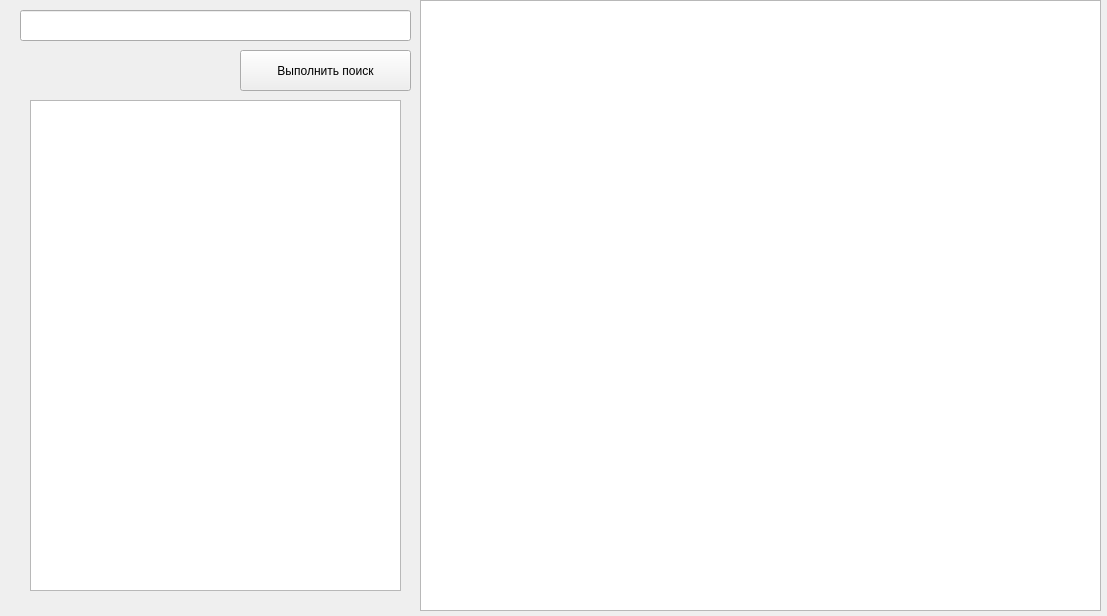
<?xml version="1.0" encoding="UTF-8"?>
<ui version="4.0">
 <class>MainWindow</class>
 <widget class="QMainWindow" name="MainWindow">
  <property name="geometry">
   <rect>
    <x>0</x>
    <y>0</y>
    <width>1107</width>
    <height>616</height>
   </rect>
  </property>
  <property name="windowTitle">
   <string>MainWindow</string>
  </property>
  <widget class="QWidget" name="centralWidget">
   <widget class="QTextEdit" name="teMain">
    <property name="geometry">
     <rect>
      <x>420</x>
      <y>0</y>
      <width>681</width>
      <height>611</height>
     </rect>
    </property>
    <property name="lineWrapMode">
     <enum>QTextEdit::WidgetWidth</enum>
    </property>
    <property name="readOnly">
     <bool>true</bool>
    </property>
   </widget>
   <widget class="QPushButton" name="btnSearch">
    <property name="geometry">
     <rect>
      <x>240</x>
      <y>50</y>
      <width>171</width>
      <height>41</height>
     </rect>
    </property>
    <property name="styleSheet">
     <string notr="true"/>
    </property>
    <property name="text">
     <string>Выполнить поиск</string>
    </property>
   </widget>
   <widget class="QLineEdit" name="teSearch">
    <property name="geometry">
     <rect>
      <x>20</x>
      <y>10</y>
      <width>391</width>
      <height>31</height>
     </rect>
    </property>
   </widget>
   <widget class="QListWidget" name="lwSearchResult">
    <property name="geometry">
     <rect>
      <x>30</x>
      <y>100</y>
      <width>371</width>
      <height>491</height>
     </rect>
    </property>
   </widget>
  </widget>
 </widget>
 <layoutdefault spacing="6" margin="11"/>
 <resources/>
 <connections/>
</ui>
